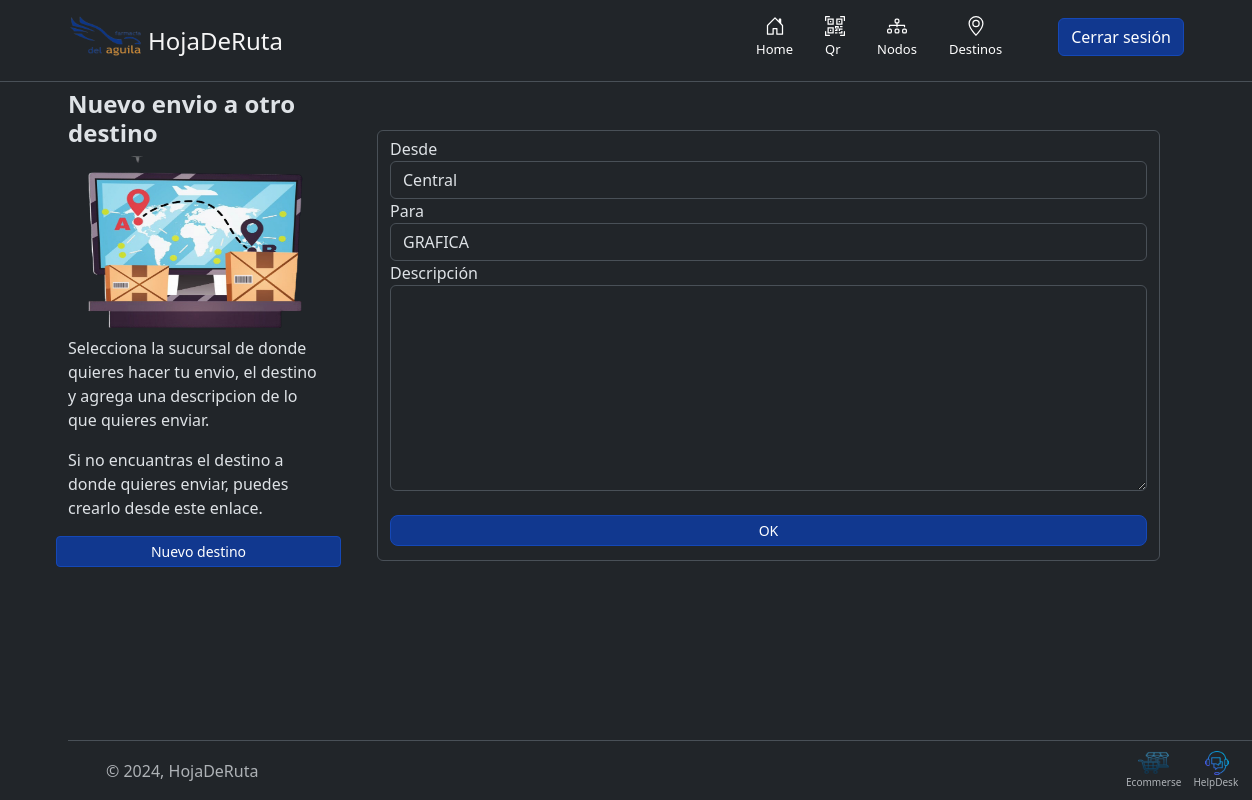
Page /envio_otro_destino (signed in) on the committed database.
### link/models.py (models this page shows, shortened)
class Links(models.Model):
    nombre = models.CharField(max_length=100, null= False)
    url = models.URLField(max_length= 100, null= False)
    icono = models.ImageField(upload_to="iconos/%Y/%m/%d", blank=True, null=True)
    estado = models.ForeignKey(Estado, on_delete= models.SET_NULL, null= True)

### hojaderuta/views.py (the view, shortened to what this page needs)
# urls.py: path('envio_otro_destino', usuario.envio_otro_destino, name = 'envio_otro_destino'),
    def envio_otro_destino(self, request,):
        self.obtener_nodos(request)
        self.obtener_nodos_destinos(self.destinos)
        self.params['form'] = EnvioForm()
        return render(request, 'hojaderuta/form_nuevo_envio_otrodestino.html', self.params )

### hojaderuta/forms.py
class EnvioForm(forms.ModelForm):
    class Meta:
        model = Envio
        widgets = {
            'origen': forms.Select(attrs={'class': 'form-select'}),
            'destino': forms.Select(attrs={'class': 'form-select'}),
            'descripcion': forms.Textarea(attrs={'class': 'form-control', 'style': 'height: 206px;'}),
        }
        fields = ['origen', 'destino' ,'descripcion']
    def __init__(self, *args, **kwargs):
        super(EnvioForm, self).__init__(*args, **kwargs)

### farmacia/models.py (called while the page is built)
    def obtener_nodos(self, request):
        try:
            perfil = self.perfil.get( usuario = request.user)
            self.params['perfil'] = perfil
            self.params['nodos_perfil'] = perfil.nodos.all()
        except:
            self.params['perfil'] = []
            self.params['nodos_perfil'] = []

    def obtener_nodos_destinos(self, nodo):
        self.params['nodos'] = nodo.filter( estado = self.activo)

### nodos/models.py (called while the page is built)
    def __str__(self):
        return self.nombre

### templates/hojaderuta/form_nuevo_envio_otrodestino.html (shortened to what this page needs)
{% extends "layout.html" %}
{% load static %}
{% block content %}
<div class="row">
    <div class="col-xl-3 col-md-3 col-sm-12 col-xxl-3">
        <div class="row">
            <h4>
                <b>Nuevo envio a otro destino</b>
            </h4>
        </div>
        <div class="row">
            <img src="{% static 'imagenes/destinos.png' %}" class="card-img-top">
        </div>
        <div class="row">
            <p>Selecciona la sucursal de donde quieres hacer tu envio, el destino
                y agrega una descripcion de lo que quieres enviar.
            </p>
            <p>
                Si no encuantras el destino a donde quieres enviar, puedes crearlo desde este enlace.
            </p>
        </div>
        <div class="row">
            <a type="button" class="btn btn-primary btn-sm" href="{% url 'crear_destino' %}">Nuevo destino</a>
        </div>
    </div>
    <div class="col-xl-9 col-md-9 col-sm-12 col-xxl-9">
        <br>
        <form class="px-4 py-3" action="{% url 'envio_otro_destino' %}" method="post">
            <div class="form-control">
                <label for="id_origen">Desde</label>
                <div>
                    <select name="origen" class="form-control" required id="id_origen">
                    {% if nodos_perfil %}
                        {% for nodo in nodos_perfil %}
                            <option value='{{ nodo.id }}'>{{ nodo.nombre }}</option>
                        {% endfor %}
                    {% endif %}
                    </select>
                </div>
                <label for="id_otro_destino">Para</label>
                <div>
                    <select name="otro_destino" class="form-control" required id="id_otro_destino">
                        {% if nodos %}
                            {% for nodo in nodos %}
                                <option value='{{ nodo.id }}'>{{ nodo }}</option>
                            {% endfor %}
                            {% endif %}
                    </select>
                </div>
                <label for="id_descripcion">Descripción</label>
                <div>
                    {{form.descripcion }}
                </div>
                <br>
                <input type="submit" value="OK" class="w-100 mb-2 btn btn-sm rounded-3 btn-primary" id="btn_ok">
        </form>
    </div>
</div>
{% endblock %}

### templates/footer.html
<footer class="d-flex flex-wrap justify-content-between align-items-center border-top bg-dark" data-bs-theme="dark">
	  <div class="col-md-4 d-flex align-items-center">
		<a href="/" class="mb-3 me-2 mb-md-0 text-body-secondary text-decoration-none lh-1">
		  <svg class="bi" width="30" height="24"><use xlink:href="#bootstrap"></use></svg>
		</a>
		<span class="mb-3 mb-md-0 text-body-secondary">© 2024, HojaDeRuta</span>
	  </div>
	  <ul class="nav col-md-4 justify-content-end list-unstyled d-flex" style="padding-right:20px;">
		{% if user.is_authenticated %}
		{% for link in links %}
		<li class="ms-3" style="padding: 10px;">
			<a class="text-body-secondary" href="{{ link.url }}">
				<div class="row">
					<img src="/media/{{ link.icono }}" width="24" height="24">
				</div>
				<div class="row">
					{{ link.nombre }}
				</div>
			</a>
		</li>
		{% endfor %}
		{% endif %}
	</ul>
</footer>

### rows in the picture
Links: icono (picture), nombre "Ecommerse"
Links: icono (picture), nombre "HelpDesk"

### other values in the picture
form field origen "Central"
form field otro_destino "GRAFICA"
